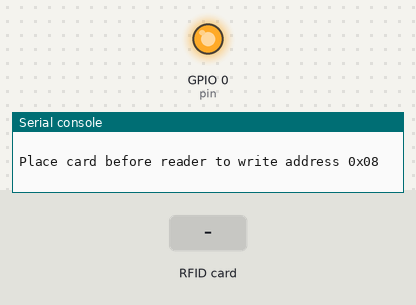
A program run on a simulated ESP8266 board running MicroPython. On the bench: output pins drawn as LEDs (lit = HIGH), the last lines printed to the serial console. The inputs (shaded band) are chosen by the test bench. The interpreter's speed is modelled, so counts of loop turns are approximate; library files of the repository ran but are not shown: mfrc522.py; pins used as bus, display or sensor lines are not drawn. At 5.2 s the program stops and its outputs stay as they are.

Above: at 5.0 s.
5.1 s: RFID card 00 01 02 03 held to the reader
At 5.9 s:
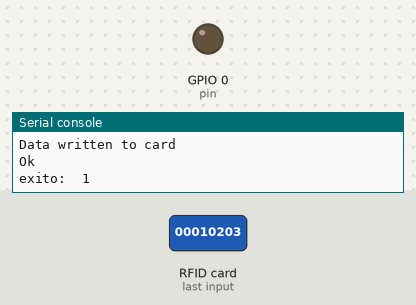
Timing chart, 0 to 6.7 s (numbered marks = the images above; inputs shaded):
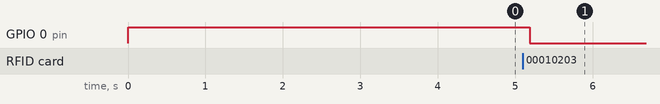

Measured:
- after the input at 5.1 s, GPIO 0 (pin): HIGH → LOW after 0.09 s

The program:

miwritem.py
```python
import mfrc522
from os import uname
import machine

#sck, mosi, miso, rst, cs
#14,  13,   12,   5,   15
#D5	 D7	D6  D1
#rdr = mfrc522.MFRC522(0, 2, 4, 5, 14)
#Pins:| D0 | D1  | D2  | D3  | D4  |VCC GND| D5  | D6   | D7   | D8    |
#GPIO:| 16 | 5***| 4***| 0***| 2***|       | 14**| 12***| 13***| 15*** |
#sck, mosi, miso, rst, cs
#14, 13,12,5, 15
#rdr = mfrc522.MFRC522(0, 2, 4, 5, 14)

def do_write(data, banco_memoria, pin):

	if uname()[0] == 'WiPy':
		rdr = mfrc522.MFRC522("GP14", "GP16", "GP15", "GP22", "GP17")
	elif uname()[0] == 'esp8266':
    #sck, mosi, miso, rst, cs
		rdr = mfrc522.MFRC522(14, 13,12,5, 15)

	else:
		raise RuntimeError("Unsupported platform")

	print("")
	print("Place card before reader to write address 0x0%s" % banco_memoria)
	pin.value(1)
	print("")
	detection=False
	try:
		while detection==False:

			(stat, tag_type) = rdr.request(rdr.REQIDL)

			if stat == rdr.OK:

				(stat, raw_uid) = rdr.anticoll()

				if stat == rdr.OK:
					detection=True
					print("New card detected")
					print("  - tag type: 0x%02x" % tag_type)
					print("  - uid	 : 0x%02x%02x%02x%02x" % (raw_uid[0], raw_uid[1], raw_uid[2], raw_uid[3]))
					print("")

					if rdr.select_tag(raw_uid) == rdr.OK:

						key = [0xFF, 0xFF, 0xFF, 0xFF, 0xFF, 0xFF]

						if rdr.auth(rdr.AUTHENT1A, banco_memoria, key, raw_uid) == rdr.OK:
							#st=b"\x00\x00\x00\x00\x00\x00\x00\x00\x00\x00\x00\x00\x00\x00\x00"
							#bdata=b"\0%s"%data
							#burn=st+data
							#stat = rdr.write(banco_memoria, b"\x00\x00\x00\x00\x00\x00\x00\x00\x00\x00\x00\x00\x00\x00\x00")
							#stat2 = rdr.write(banco_memoria, b"\x00\x00\x00\x00\x00\x00\x00\x00\x00\x00\x00\x00\x00\x00\x00\x00")
							#data=bytearray(15)
							stat = rdr.write(banco_memoria, data)
							rdr.stop_crypto1()
							if stat == rdr.OK:
								print("Data written to card")
							else:
								print("Failed to write data to card")
						else:
							print("Authentication error")
					else:
						print("Failed to select tag")
		print("Ok")
		pin.value(0)
	except KeyboardInterrupt:
		print("Bye")
	return 1

if __name__ == "__main__":
	print("inicio")
	mac="123"
	pin = machine.Pin(0, machine.Pin.OUT)
	banco_memoria=8
	data=bytearray(16)
	singledata=[0,1,2,3]
	data[singledata[0]]=1
	data[singledata[1]]=0
	data[singledata[2]]=0
	data[singledata[3]]=0
	data=bytes(data)
	print(data)
	print("exito: ", do_write(data, banco_memoria, pin))
else:
	print("Modulo lectura")
```
